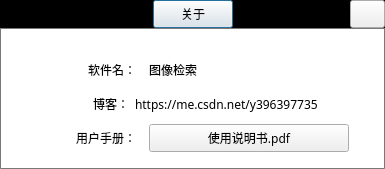
<?xml version="1.0" encoding="UTF-8"?>
<ui version="4.0">
 <class>AboutDlg</class>
 <widget class="QDialog" name="AboutDlg">
  <property name="geometry">
   <rect>
    <x>0</x>
    <y>0</y>
    <width>385</width>
    <height>169</height>
   </rect>
  </property>
  <property name="minimumSize">
   <size>
    <width>320</width>
    <height>160</height>
   </size>
  </property>
  <property name="maximumSize">
   <size>
    <width>385</width>
    <height>178</height>
   </size>
  </property>
  <property name="font">
   <font>
    <family>微软雅黑</family>
   </font>
  </property>
  <property name="windowTitle">
   <string>Dialog</string>
  </property>
  <property name="styleSheet">
   <string notr="true">QWidget#AboutDlg
{
background:#F7F7F7;
border: 1px solid #999999;
border-radius: 1px;
}</string>
  </property>
  <layout class="QGridLayout" name="gridLayout_2">
   <property name="leftMargin">
    <number>0</number>
   </property>
   <property name="topMargin">
    <number>0</number>
   </property>
   <property name="rightMargin">
    <number>0</number>
   </property>
   <property name="bottomMargin">
    <number>0</number>
   </property>
   <property name="spacing">
    <number>0</number>
   </property>
   <item row="0" column="0">
    <layout class="QVBoxLayout" name="verticalLayout">
     <item>
      <widget class="QWidget" name="m_titleWidget" native="true">
       <property name="maximumSize">
        <size>
         <width>16777215</width>
         <height>28</height>
        </size>
       </property>
       <property name="styleSheet">
        <string notr="true">QWidget#m_titleWidget
{
background:rgb(0, 0, 0);
}</string>
       </property>
       <layout class="QGridLayout" name="gridLayout">
        <property name="leftMargin">
         <number>0</number>
        </property>
        <property name="topMargin">
         <number>0</number>
        </property>
        <property name="rightMargin">
         <number>0</number>
        </property>
        <property name="bottomMargin">
         <number>0</number>
        </property>
        <property name="spacing">
         <number>0</number>
        </property>
        <item row="0" column="0">
         <layout class="QHBoxLayout" name="horizontalLayout">
          <item>
           <spacer name="horizontalSpacer_3">
            <property name="orientation">
             <enum>Qt::Horizontal</enum>
            </property>
            <property name="sizeType">
             <enum>QSizePolicy::Fixed</enum>
            </property>
            <property name="sizeHint" stdset="0">
             <size>
              <width>35</width>
              <height>28</height>
             </size>
            </property>
           </spacer>
          </item>
          <item>
           <spacer name="horizontalSpacer_2">
            <property name="orientation">
             <enum>Qt::Horizontal</enum>
            </property>
            <property name="sizeHint" stdset="0">
             <size>
              <width>40</width>
              <height>20</height>
             </size>
            </property>
           </spacer>
          </item>
          <item>
           <widget class="QPushButton" name="aboutTitleBtn">
            <property name="minimumSize">
             <size>
              <width>35</width>
              <height>28</height>
             </size>
            </property>
            <property name="maximumSize">
             <size>
              <width>66666</width>
              <height>28</height>
             </size>
            </property>
            <property name="font">
             <font>
              <family>微软雅黑</family>
             </font>
            </property>
            <property name="styleSheet">
             <string notr="true">QPushButton#m_aboutTitleBtn
{
color: #FFFFFF;
border-radius:1px;
background-repeat:no-repeat;
background-position:center;
}
QPushButton#m_aboutTitleBtn:hover
{

}</string>
            </property>
            <property name="text">
             <string>关于</string>
            </property>
           </widget>
          </item>
          <item>
           <spacer name="horizontalSpacer">
            <property name="orientation">
             <enum>Qt::Horizontal</enum>
            </property>
            <property name="sizeHint" stdset="0">
             <size>
              <width>40</width>
              <height>20</height>
             </size>
            </property>
           </spacer>
          </item>
          <item>
           <widget class="QPushButton" name="aboutCloseBtn">
            <property name="minimumSize">
             <size>
              <width>35</width>
              <height>28</height>
             </size>
            </property>
            <property name="maximumSize">
             <size>
              <width>35</width>
              <height>28</height>
             </size>
            </property>
            <property name="styleSheet">
             <string notr="true">QPushButton#m_aboutCloseBtn
{
color: #999999;
border-radius:1px;
font: bold 14px;
padding: 6px;
background-image:url(:/Title/Button/images/close.png);
background-repeat:no-repeat;
background-position:center;
}
QPushButton#m_aboutCloseBtn:hover
{
color:white;
background:red;
background-image:url(:/Title/Button/images/close.png);
background-repeat:no-repeat;
background-position:center;
}</string>
            </property>
            <property name="text">
             <string/>
            </property>
           </widget>
          </item>
         </layout>
        </item>
       </layout>
      </widget>
     </item>
     <item>
      <widget class="QWidget" name="m_aboutMainWidget" native="true">
       <property name="styleSheet">
        <string notr="true">QWidget#m_aboutMainWidget
{
background:white;
border:1px solid rgb(120, 120, 120);
border-radius: 1px;
}</string>
       </property>
       <layout class="QGridLayout" name="gridLayout_3">
        <item row="1" column="1" rowspan="2" colspan="2">
         <layout class="QVBoxLayout" name="verticalLayout_2">
          <item>
           <layout class="QHBoxLayout" name="horizontalLayout_2">
            <item>
             <widget class="QLabel" name="label">
              <property name="minimumSize">
               <size>
                <width>80</width>
                <height>28</height>
               </size>
              </property>
              <property name="maximumSize">
               <size>
                <width>80</width>
                <height>28</height>
               </size>
              </property>
              <property name="font">
               <font>
                <family>微软雅黑</family>
               </font>
              </property>
              <property name="text">
               <string>软件名：</string>
              </property>
              <property name="alignment">
               <set>Qt::AlignRight|Qt::AlignTrailing|Qt::AlignVCenter</set>
              </property>
             </widget>
            </item>
            <item>
             <widget class="QLabel" name="label_3">
              <property name="minimumSize">
               <size>
                <width>80</width>
                <height>28</height>
               </size>
              </property>
              <property name="maximumSize">
               <size>
                <width>200</width>
                <height>28</height>
               </size>
              </property>
              <property name="font">
               <font>
                <family>微软雅黑</family>
               </font>
              </property>
              <property name="text">
               <string>图像检索</string>
              </property>
             </widget>
            </item>
           </layout>
          </item>
          <item>
           <layout class="QHBoxLayout" name="horizontalLayout_4">
            <item>
             <widget class="QLabel" name="label_5">
              <property name="minimumSize">
               <size>
                <width>80</width>
                <height>28</height>
               </size>
              </property>
              <property name="maximumSize">
               <size>
                <width>80</width>
                <height>28</height>
               </size>
              </property>
              <property name="font">
               <font>
                <family>微软雅黑</family>
               </font>
              </property>
              <property name="text">
               <string>博客：</string>
              </property>
              <property name="alignment">
               <set>Qt::AlignRight|Qt::AlignTrailing|Qt::AlignVCenter</set>
              </property>
             </widget>
            </item>
            <item>
             <widget class="QLabel" name="label_6">
              <property name="minimumSize">
               <size>
                <width>80</width>
                <height>28</height>
               </size>
              </property>
              <property name="maximumSize">
               <size>
                <width>400</width>
                <height>28</height>
               </size>
              </property>
              <property name="font">
               <font>
                <family>微软雅黑</family>
               </font>
              </property>
              <property name="text">
               <string>https://me.csdn.net/y396397735</string>
              </property>
             </widget>
            </item>
           </layout>
          </item>
          <item>
           <layout class="QHBoxLayout" name="horizontalLayout_3">
            <item>
             <widget class="QLabel" name="label_2">
              <property name="minimumSize">
               <size>
                <width>80</width>
                <height>28</height>
               </size>
              </property>
              <property name="maximumSize">
               <size>
                <width>80</width>
                <height>28</height>
               </size>
              </property>
              <property name="font">
               <font>
                <family>微软雅黑</family>
               </font>
              </property>
              <property name="text">
               <string>用户手册：</string>
              </property>
              <property name="alignment">
               <set>Qt::AlignRight|Qt::AlignTrailing|Qt::AlignVCenter</set>
              </property>
             </widget>
            </item>
            <item>
             <widget class="QPushButton" name="openBtn">
              <property name="minimumSize">
               <size>
                <width>80</width>
                <height>28</height>
               </size>
              </property>
              <property name="maximumSize">
               <size>
                <width>200</width>
                <height>28</height>
               </size>
              </property>
              <property name="font">
               <font>
                <family>微软雅黑</family>
               </font>
              </property>
              <property name="toolTip">
               <string>Open File</string>
              </property>
              <property name="autoFillBackground">
               <bool>false</bool>
              </property>
              <property name="styleSheet">
               <string notr="true">QPushButton#m_openBtn
{
text-align : left;
color: blue;
border-radius:1px;
background-repeat:no-repeat;
background-position:center;
}
QPushButton#m_titleTextBtn:hover
{

}</string>
              </property>
              <property name="text">
               <string>使用说明书.pdf</string>
              </property>
             </widget>
            </item>
           </layout>
          </item>
         </layout>
        </item>
        <item row="0" column="2">
         <spacer name="verticalSpacer">
          <property name="orientation">
           <enum>Qt::Vertical</enum>
          </property>
          <property name="sizeHint" stdset="0">
           <size>
            <width>20</width>
            <height>13</height>
           </size>
          </property>
         </spacer>
        </item>
        <item row="1" column="0">
         <spacer name="horizontalSpacer_4">
          <property name="orientation">
           <enum>Qt::Horizontal</enum>
          </property>
          <property name="sizeType">
           <enum>QSizePolicy::Fixed</enum>
          </property>
          <property name="sizeHint" stdset="0">
           <size>
            <width>40</width>
            <height>20</height>
           </size>
          </property>
         </spacer>
        </item>
        <item row="1" column="3">
         <spacer name="horizontalSpacer_5">
          <property name="orientation">
           <enum>Qt::Horizontal</enum>
          </property>
          <property name="sizeType">
           <enum>QSizePolicy::Fixed</enum>
          </property>
          <property name="sizeHint" stdset="0">
           <size>
            <width>20</width>
            <height>20</height>
           </size>
          </property>
         </spacer>
        </item>
        <item row="3" column="3">
         <spacer name="verticalSpacer_2">
          <property name="orientation">
           <enum>Qt::Vertical</enum>
          </property>
          <property name="sizeType">
           <enum>QSizePolicy::Fixed</enum>
          </property>
          <property name="sizeHint" stdset="0">
           <size>
            <width>20</width>
            <height>8</height>
           </size>
          </property>
         </spacer>
        </item>
       </layout>
      </widget>
     </item>
    </layout>
   </item>
  </layout>
 </widget>
 <resources/>
 <connections/>
</ui>
